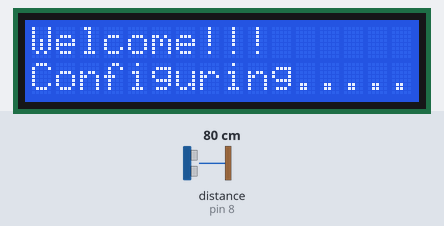
The sketch below on a simulated Arduino Uno, built with avr-gcc and run on an emulated ATmega328P. Shown: 16×2 character LCD. Wiring (inferred from the names in the program): ultrasonic range finder: trigger pin 7; echo pin 8. Inputs (shaded band) come from the test bench; at power-on: distance to the obstacle (sensor on pin 8) 80 cm. The echo pulse lasts 58.3 µs per cm; what the sketch prints to the serial monitor is not drawn.

Above: at 0.1 s.
At 8.2 s:
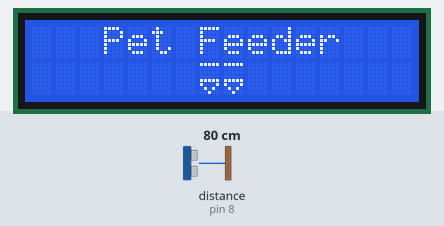
At 9.2 s:
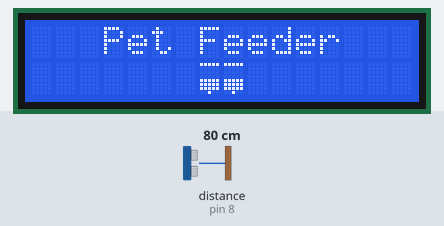

The sketch:

finalarduinopart.ino
```cpp
#include <LiquidCrystal_I2C.h>
#include <SoftwareSerial.h>

SoftwareSerial ArduinoUno(3,2);
const int trigPin = 7;
const int echoPin = 8;
long duration;
int distance;
LiquidCrystal_I2C lcd(0x27,16,2);  // set the LCD address to 0x3F for a 16 chars and 2 line display

byte animationFrames[4][8] = {
  { B11111, B00000, B00000, B00000, B11111, B10001, B01010, B00100 },
  { B11111, B00000, B00000, B00000, B11111, B11011, B10101, B00100 },
  { B11111, B00000, B00000, B00000, B11111, B11111, B11111, B00100 },
  { B11111, B00000, B00000, B00000, B11111, B11111, B11111, B00100 }
};

void setup() {
  pinMode(trigPin, OUTPUT); // Sets the trigPin as an Output
  pinMode(echoPin, INPUT); // Sets the echoPin as an Input
  Serial.begin(115200); // Starts the serial communication
  lcd.begin();
  lcd.clear();
  lcd.backlight();      // Make sure backlight is on
  lcd.setCursor(0, 0);
  lcd.print("Welcome!!!");
  lcd.setCursor(0, 1);
  lcd.print("Configuring.....");
  lcd.setCursor(0, 0);
  delay(8000);
  lcd.clear();
}

void loop() {

    lcd.clear();
    // Display pet feeder animation
    for (int i = 0; i < 4; i++) {
      lcd.createChar(0, animationFrames[i]);
      lcd.setCursor(7, 1);
      lcd.write((byte)0);
      lcd.createChar(0, animationFrames[i]);
      lcd.setCursor(8, 1);
      lcd.write((byte)0);
      lcd.setCursor(3, 0);
      lcd.print("Pet Feeder");
      delay(500);
      lcd.clear();
    }
    // Clears the trigPin
  digitalWrite(trigPin, LOW);
  delayMicroseconds(2);
  // Sets the trigPin on HIGH state for 10 micro seconds
  digitalWrite(trigPin, HIGH);
  delayMicroseconds(10);
  digitalWrite(trigPin, LOW);
  // Reads the echoPin, returns the sound wave travel time in microseconds
  duration = pulseIn(echoPin, HIGH);
  // Calculating the distance
  distance = duration * 0.034 / 2;
  // Prints the distance on the Serial Monitor
  if(distance<50){
  Serial.println("1");
  }
  else{
    Serial.println("0");
  }

}
```

Measured:
- by itself, everything shown: repeats every 2.1 s, in 4 steps
- what the display in image 1 shows lasts 0.6 s, from 8.1 s to 8.7 s
- what the display in image 2 shows lasts 1.0 s, from 9.2 s to 10.2 s
